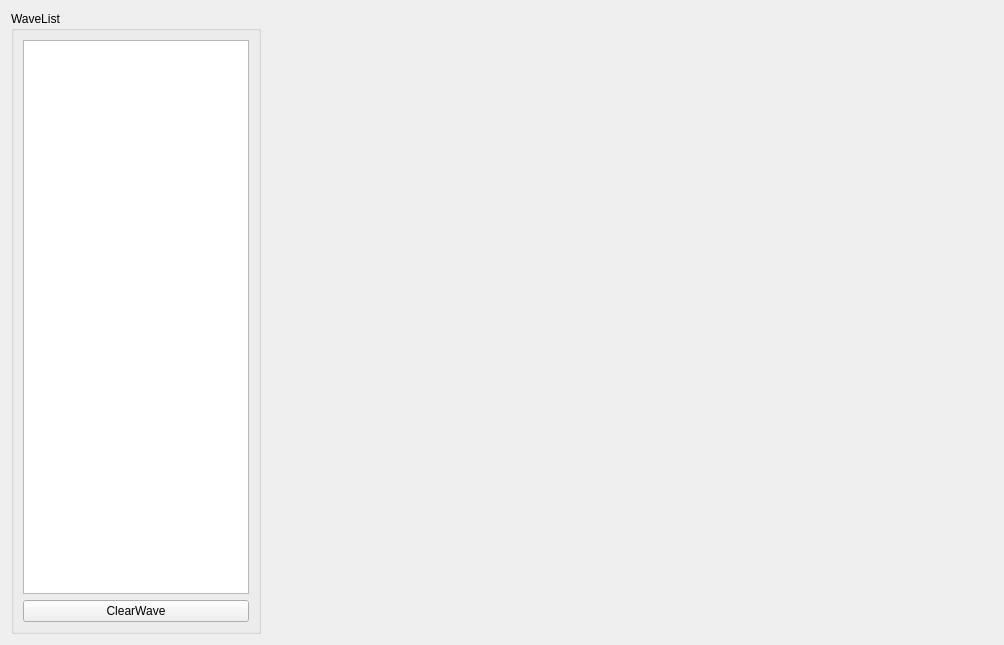
<?xml version="1.0" encoding="UTF-8"?>
<ui version="4.0">
 <class>WaveAnalysisWidget</class>
 <widget class="QWidget" name="WaveAnalysisWidget">
  <property name="geometry">
   <rect>
    <x>0</x>
    <y>0</y>
    <width>1004</width>
    <height>645</height>
   </rect>
  </property>
  <property name="windowTitle">
   <string>Form</string>
  </property>
  <layout class="QHBoxLayout" name="horizontalLayout">
   <item>
    <widget class="QGroupBox" name="groupBox">
     <property name="maximumSize">
      <size>
       <width>250</width>
       <height>16777215</height>
      </size>
     </property>
     <property name="title">
      <string>WaveList</string>
     </property>
     <layout class="QVBoxLayout" name="verticalLayout_12">
      <item>
       <widget class="QListWidget" name="listWave"/>
      </item>
      <item>
       <widget class="QPushButton" name="btnClearWave">
        <property name="text">
         <string>ClearWave</string>
        </property>
       </widget>
      </item>
     </layout>
    </widget>
   </item>
   <item>
    <widget class="QCustomPlot" name="widget" native="true"/>
   </item>
  </layout>
 </widget>
 <customwidgets>
  <customwidget>
   <class>QCustomPlot</class>
   <extends>QWidget</extends>
   <header location="global">qcustomplot.h</header>
   <container>1</container>
  </customwidget>
 </customwidgets>
 <resources/>
 <connections/>
</ui>
